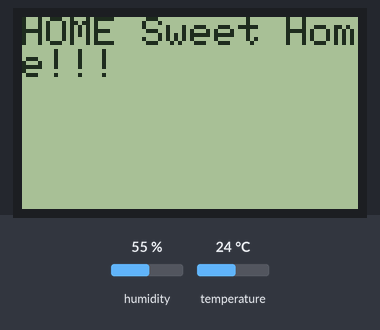
The sketch below on a simulated ESP32. On the bench: 84×48 one-colour display. The inputs (shaded band) are chosen by the test bench; at power-on: humidity 55 %, temperature 24 °C. WiFi joins after 1.5 s; servers stay silent unless stated; the display library's start-up logo is not drawn; what the sketch prints to the serial monitor is not drawn.

Above: at 2.1 s.
At 6.7 s:
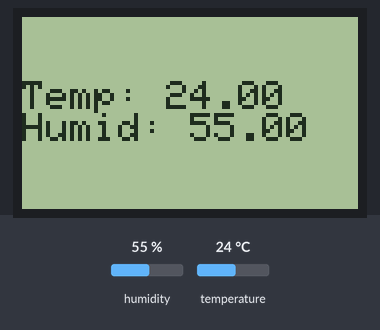
6.8 s: humidity set to 22 %
At 7.9 s:
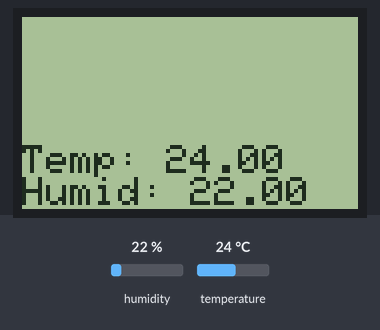
At 9.5 s:
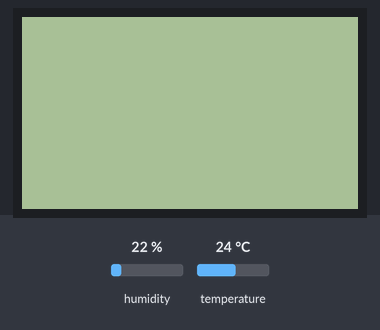
Timing chart, 0 to 11.0 s (numbered marks = the images above; inputs shaded):
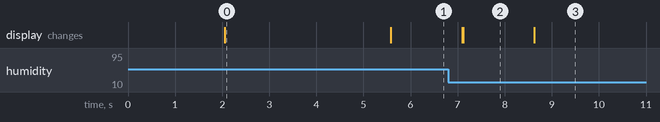

The sketch:

LCD_DHT.ino
```cpp
/*========================================================
 WiFi Web Server and testing Nokia LCD

 Created by:    Peiman Dadkhah
 Date:          2019/01/06
 ========================================================= */

#include <SPI.h>
#include <WiFi.h>
#include <DHTesp.h>
#include <Adafruit_GFX.h>
#include <Adafruit_PCD8544.h>

//HardwareSerial *LCD = &Adafruit_PCD8544;
//***************************LCD Pin Set Up**************************
// ESP8266 Software SPI (slower updates, more flexible pin options):
// pin 14 - Serial clock out (SCLK)
// pin 13 - Serial data out (DIN)
// pin 12 - Data/Command select (D/C)
// pin 5 - LCD chip select (CS)
// pin 4 - LCD reset (RST)
#define SCLK  14
#define DIN   13
#define DC    12
#define CS    5
#define RST   4
Adafruit_PCD8544 display = Adafruit_PCD8544(SCLK, DIN, DC, CS, RST);
//***************************DHT Sensor Pin Set Up****************************
#define DHTTYPE DHT11   // DHT 11
const int dhtPin = 9;
DHTesp dht;

//***************************Digital Temp Pin Set Up**************************

//***************************Wifi Set Up**************************************
const char* ssid     = "HomeSweetHome";
const char* password = "Maniais#1";

//***************************Pin Set Up***************************************

// =========================================================
void setup() {
  // Serial Init
  Serial.begin(115200);

  //Display Init
  display.begin();
  // you can change the contrast around to adapt the display
  display.setContrast(50);   // for the best viewing choose 50!
  display.display(); // show splashscreen
  delay(2000);
  display.clearDisplay();   // clears the screen and buffer
  // text display tests
  display.setTextSize(1);
  display.setTextColor(BLACK);
  display.setCursor(0,0);
  display.println("HOME Sweet Home!!!");
  display.display();
  delay (2000);
//  display.setTextColor(WHITE, BLACK); // 'inverted' text
//  display.println(3.141592);
  display.setTextSize(1);
  display.setTextColor(BLACK);
//  display.println("0x");
//  display.println(0xDEADBEEF, HEX);
//  display.display();
//  delay(2000);
//  display.clearDisplay();
//  display.display();

  // invert the display
  // display.invertDisplay(true); // no invert put "false"

  // DHT temp Init
  dht.setup(dhtPin, DHTesp::DHT11);
  Serial.println("DHT initiated");

  //connect to WiFi
  Serial.printf("Connecting to %s ", ssid);

  WiFi.begin(ssid, password);
  while (WiFi.status() != WL_CONNECTED) {
    delay(500);
    Serial.print(".");

  }
  Serial.println("");
  Serial.println("WiFi connected");
  Serial.println("IP address: ");
  Serial.println(WiFi.localIP());
  display.clearDisplay();
}

// =========================================================

void loop() {
  // Just to show the program is alive...
  static int counter = 0;

  float T = dht.getTemperature();
  float H = dht.getHumidity ();
  Serial.printf(" % Temp: %f", T);
  Serial.printf("\tHumid: %f", H);

//  display.setCursor(0,0);
  display.print("Temp: ");
  display.println(T);
  display.print("Humid: ");
  display.println(H);
  display.display();
  delay(1500);
  Serial.printf("\n");
  display.clearDisplay();
  display.display();
}
```

Measured:
- what the display in image 0 shows lasts 3.5 s, from 2.1 s to 5.6 s
- what the display in image 2 shows lasts 1.5 s, from 7.1 s to 8.6 s
